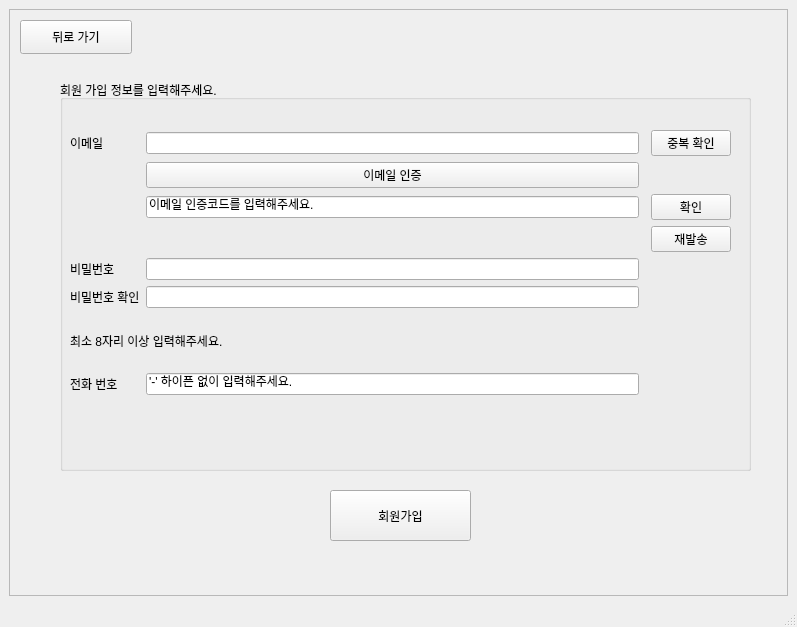
<?xml version="1.0" encoding="UTF-8"?>
<ui version="4.0">
 <class>MainWindow</class>
 <widget class="QMainWindow" name="MainWindow">
  <property name="geometry">
   <rect>
    <x>0</x>
    <y>0</y>
    <width>797</width>
    <height>627</height>
   </rect>
  </property>
  <property name="windowTitle">
   <string>MainWindow</string>
  </property>
  <widget class="QWidget" name="centralwidget">
   <layout class="QVBoxLayout" name="verticalLayout">
    <item>
     <widget class="QScrollArea" name="scrollArea">
      <property name="widgetResizable">
       <bool>true</bool>
      </property>
      <widget class="QWidget" name="scrollAreaWidgetContents">
       <property name="geometry">
        <rect>
         <x>0</x>
         <y>0</y>
         <width>769</width>
         <height>538</height>
        </rect>
       </property>
       <widget class="QGroupBox" name="groupBox">
        <property name="geometry">
         <rect>
          <x>50</x>
          <y>70</y>
          <width>691</width>
          <height>391</height>
         </rect>
        </property>
        <property name="title">
         <string>회원 가입 정보를 입력해주세요.</string>
        </property>
        <widget class="QWidget" name="layoutWidget">
         <property name="geometry">
          <rect>
           <x>10</x>
           <y>50</y>
           <width>661</width>
           <height>324</height>
          </rect>
         </property>
         <layout class="QGridLayout" name="gridLayout_2">
          <item row="0" column="0">
           <widget class="QLabel" name="label_2">
            <property name="text">
             <string>이메일</string>
            </property>
           </widget>
          </item>
          <item row="11" column="0">
           <widget class="QLabel" name="label_4">
            <property name="text">
             <string>비밀번호 확인</string>
            </property>
           </widget>
          </item>
          <item row="11" column="1">
           <widget class="QLineEdit" name="lineEdit_7"/>
          </item>
          <item row="7" column="1">
           <widget class="QLineEdit" name="lineEdit_4">
            <property name="text">
             <string/>
            </property>
           </widget>
          </item>
          <item row="12" column="0" colspan="4">
           <widget class="QLabel" name="label_7">
            <property name="text">
             <string>최소 8자리 이상 입력해주세요.</string>
            </property>
           </widget>
          </item>
          <item row="7" column="0">
           <widget class="QLabel" name="label_3">
            <property name="text">
             <string>비밀번호</string>
            </property>
           </widget>
          </item>
          <item row="14" column="1">
           <widget class="QLineEdit" name="lineEdit_5">
            <property name="text">
             <string>'-' 하이픈 없이 입력해주세요.</string>
            </property>
           </widget>
          </item>
          <item row="15" column="0" colspan="2">
           <widget class="QLabel" name="label_9">
            <property name="text">
             <string/>
            </property>
           </widget>
          </item>
          <item row="14" column="0">
           <widget class="QLabel" name="label_5">
            <property name="text">
             <string>전화 번호</string>
            </property>
           </widget>
          </item>
          <item row="0" column="1">
           <widget class="QLineEdit" name="lineEdit_3">
            <property name="text">
             <string/>
            </property>
           </widget>
          </item>
          <item row="2" column="1">
           <widget class="QLineEdit" name="lineEdit_8">
            <property name="text">
             <string>이메일 인증코드를 입력해주세요.</string>
            </property>
           </widget>
          </item>
          <item row="2" column="3">
           <widget class="QPushButton" name="pushButton_5">
            <property name="text">
             <string>확인</string>
            </property>
           </widget>
          </item>
          <item row="3" column="3">
           <widget class="QPushButton" name="pushButton_6">
            <property name="text">
             <string>재발송</string>
            </property>
           </widget>
          </item>
          <item row="1" column="1">
           <widget class="QPushButton" name="pushButton_4">
            <property name="text">
             <string>이메일 인증</string>
            </property>
           </widget>
          </item>
          <item row="0" column="3">
           <widget class="QPushButton" name="pushButton">
            <property name="text">
             <string>중복 확인</string>
            </property>
           </widget>
          </item>
         </layout>
        </widget>
       </widget>
       <widget class="QPushButton" name="pushButton_2">
        <property name="geometry">
         <rect>
          <x>320</x>
          <y>480</y>
          <width>141</width>
          <height>51</height>
         </rect>
        </property>
        <property name="text">
         <string>회원가입</string>
        </property>
       </widget>
       <widget class="QPushButton" name="pushButton_3">
        <property name="geometry">
         <rect>
          <x>10</x>
          <y>10</y>
          <width>112</width>
          <height>34</height>
         </rect>
        </property>
        <property name="text">
         <string>뒤로 가기</string>
        </property>
       </widget>
      </widget>
     </widget>
    </item>
   </layout>
  </widget>
  <widget class="QMenuBar" name="menubar">
   <property name="geometry">
    <rect>
     <x>0</x>
     <y>0</y>
     <width>797</width>
     <height>31</height>
    </rect>
   </property>
  </widget>
  <widget class="QStatusBar" name="statusbar"/>
 </widget>
 <resources/>
 <connections/>
</ui>
